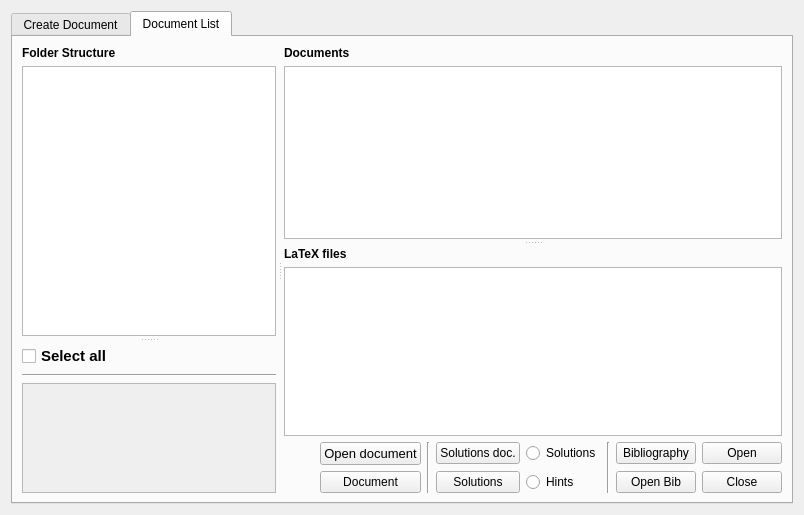
<?xml version="1.0" encoding="UTF-8"?>
<ui version="4.0">
 <class>NotesDocuments</class>
 <widget class="QDialog" name="NotesDocuments">
  <property name="geometry">
   <rect>
    <x>0</x>
    <y>0</y>
    <width>804</width>
    <height>515</height>
   </rect>
  </property>
  <property name="windowTitle">
   <string>Create and preview database documents</string>
  </property>
  <property name="windowIcon">
   <iconset>
    <normaloff>:/images/pdf.png</normaloff>:/images/pdf.png</iconset>
  </property>
  <layout class="QGridLayout" name="gridLayout_7">
   <item row="0" column="0">
    <widget class="QTabWidget" name="tabWidget">
     <property name="currentIndex">
      <number>1</number>
     </property>
     <widget class="QWidget" name="tab_2">
      <attribute name="title">
       <string>Create Document</string>
      </attribute>
      <layout class="QGridLayout" name="gridLayout_6">
       <item row="0" column="0">
        <layout class="QGridLayout" name="gridLayout_5">
         <item row="0" column="0">
          <layout class="QGridLayout" name="gridLayout_3">
           <property name="verticalSpacing">
            <number>2</number>
           </property>
           <item row="1" column="4" colspan="2">
            <widget class="QTableWidget" name="SubsubFolderTable"/>
           </item>
           <item row="3" column="5">
            <widget class="QPushButton" name="CreateSubsubButton">
             <property name="text">
              <string>Create</string>
             </property>
             <property name="icon">
              <iconset theme="folder-new">
               <normaloff>.</normaloff>.</iconset>
             </property>
            </widget>
           </item>
           <item row="3" column="2">
            <widget class="QPushButton" name="AddSubButton">
             <property name="text">
              <string>Add</string>
             </property>
             <property name="icon">
              <iconset theme="folder">
               <normaloff>.</normaloff>.</iconset>
             </property>
            </widget>
           </item>
           <item row="0" column="0" colspan="2">
            <widget class="QLabel" name="label_2">
             <property name="font">
              <font>
               <weight>75</weight>
               <bold>true</bold>
              </font>
             </property>
             <property name="text">
              <string>Basic folders</string>
             </property>
            </widget>
           </item>
           <item row="2" column="4" colspan="2">
            <widget class="QCheckBox" name="SubsubCheck">
             <property name="text">
              <string>Add 3rd level</string>
             </property>
            </widget>
           </item>
           <item row="4" column="2">
            <widget class="QPushButton" name="RemSubButton">
             <property name="text">
              <string>Remove</string>
             </property>
             <property name="icon">
              <iconset theme="remove">
               <normaloff>.</normaloff>.</iconset>
             </property>
            </widget>
           </item>
           <item row="4" column="3">
            <widget class="QPushButton" name="EditSubButton">
             <property name="text">
              <string>Edit</string>
             </property>
             <property name="icon">
              <iconset theme="document-edit">
               <normaloff>.</normaloff>.</iconset>
             </property>
            </widget>
           </item>
           <item row="3" column="0">
            <widget class="QPushButton" name="AddBasicButton">
             <property name="text">
              <string>Add</string>
             </property>
             <property name="icon">
              <iconset theme="folder">
               <normaloff>.</normaloff>.</iconset>
             </property>
            </widget>
           </item>
           <item row="4" column="0">
            <widget class="QPushButton" name="RemBasicButton">
             <property name="text">
              <string>Remove</string>
             </property>
             <property name="icon">
              <iconset theme="remove">
               <normaloff>.</normaloff>.</iconset>
             </property>
            </widget>
           </item>
           <item row="0" column="2" colspan="2">
            <widget class="QLabel" name="label_3">
             <property name="font">
              <font>
               <weight>75</weight>
               <bold>true</bold>
              </font>
             </property>
             <property name="text">
              <string>Subfolders</string>
             </property>
            </widget>
           </item>
           <item row="0" column="4" colspan="2">
            <widget class="QLabel" name="label_4">
             <property name="font">
              <font>
               <weight>75</weight>
               <bold>true</bold>
              </font>
             </property>
             <property name="text">
              <string>Subsubfolders</string>
             </property>
            </widget>
           </item>
           <item row="1" column="2" rowspan="2" colspan="2">
            <widget class="QTableWidget" name="SubFolderTable"/>
           </item>
           <item row="4" column="4">
            <widget class="QPushButton" name="RemSubsubButton">
             <property name="text">
              <string>Remove</string>
             </property>
             <property name="icon">
              <iconset theme="remove">
               <normaloff>.</normaloff>.</iconset>
             </property>
            </widget>
           </item>
           <item row="4" column="1">
            <widget class="QPushButton" name="EditBasicButton">
             <property name="text">
              <string>Edit</string>
             </property>
             <property name="icon">
              <iconset theme="document-edit">
               <normaloff>.</normaloff>.</iconset>
             </property>
            </widget>
           </item>
           <item row="1" column="0" rowspan="2" colspan="2">
            <widget class="QTableWidget" name="BasicFoldersTable"/>
           </item>
           <item row="3" column="4">
            <widget class="QPushButton" name="AddSubsubButton">
             <property name="text">
              <string>Add</string>
             </property>
             <property name="icon">
              <iconset theme="folder">
               <normaloff>.</normaloff>.</iconset>
             </property>
            </widget>
           </item>
           <item row="4" column="5">
            <widget class="QPushButton" name="EditSubsubButton">
             <property name="text">
              <string>Edit</string>
             </property>
             <property name="icon">
              <iconset theme="document-edit">
               <normaloff>.</normaloff>.</iconset>
             </property>
            </widget>
           </item>
           <item row="3" column="1">
            <widget class="QPushButton" name="CreateBasicButton">
             <property name="text">
              <string>Create</string>
             </property>
             <property name="icon">
              <iconset theme="folder-new">
               <normaloff>.</normaloff>.</iconset>
             </property>
            </widget>
           </item>
           <item row="3" column="3">
            <widget class="QPushButton" name="CreateSubButton">
             <property name="text">
              <string>Create</string>
             </property>
             <property name="icon">
              <iconset theme="folder-new">
               <normaloff>.</normaloff>.</iconset>
             </property>
            </widget>
           </item>
          </layout>
         </item>
         <item row="1" column="0">
          <layout class="QGridLayout" name="gridLayout_4">
           <property name="verticalSpacing">
            <number>5</number>
           </property>
           <item row="0" column="0" colspan="4">
            <widget class="Line" name="line_4">
             <property name="orientation">
              <enum>Qt::Horizontal</enum>
             </property>
            </widget>
           </item>
           <item row="4" column="0" rowspan="3">
            <widget class="QScrollArea" name="scrollArea">
             <property name="widgetResizable">
              <bool>true</bool>
             </property>
             <widget class="QWidget" name="scrollAreaWidgetContents">
              <property name="geometry">
               <rect>
                <x>0</x>
                <y>0</y>
                <width>239</width>
                <height>78</height>
               </rect>
              </property>
              <layout class="QVBoxLayout" name="verticalLayout">
               <item>
                <layout class="QGridLayout" name="gridLayout">
                 <property name="spacing">
                  <number>4</number>
                 </property>
                </layout>
               </item>
              </layout>
             </widget>
            </widget>
           </item>
           <item row="6" column="2">
            <widget class="QLineEdit" name="NameLine"/>
           </item>
           <item row="6" column="3">
            <widget class="QDialogButtonBox" name="OkbuttonBoxFolders">
             <property name="standardButtons">
              <set>QDialogButtonBox::Cancel|QDialogButtonBox::Help|QDialogButtonBox::Ok</set>
             </property>
            </widget>
           </item>
           <item row="5" column="2" colspan="2">
            <widget class="QLabel" name="Label2">
             <property name="font">
              <font>
               <weight>50</weight>
               <bold>false</bold>
              </font>
             </property>
             <property name="text">
              <string>Select file name (without file extention)</string>
             </property>
             <property name="alignment">
              <set>Qt::AlignLeading|Qt::AlignLeft|Qt::AlignTop</set>
             </property>
             <property name="wordWrap">
              <bool>true</bool>
             </property>
            </widget>
           </item>
           <item row="4" column="2" colspan="2">
            <widget class="QLineEdit" name="pathline"/>
           </item>
           <item row="1" column="0" colspan="4">
            <layout class="QHBoxLayout" name="horizontalLayout">
             <item>
              <widget class="QCheckBox" name="CreatePdfCheckbox">
               <property name="text">
                <string>Create Document</string>
               </property>
              </widget>
             </item>
             <item>
              <widget class="QCheckBox" name="InsertFilesCheckBox">
               <property name="text">
                <string>Insert files to the new document</string>
               </property>
              </widget>
             </item>
             <item>
              <spacer name="horizontalSpacer">
               <property name="orientation">
                <enum>Qt::Horizontal</enum>
               </property>
               <property name="sizeHint" stdset="0">
                <size>
                 <width>40</width>
                 <height>20</height>
                </size>
               </property>
              </spacer>
             </item>
            </layout>
           </item>
           <item row="2" column="0" colspan="4">
            <widget class="Line" name="line_3">
             <property name="orientation">
              <enum>Qt::Horizontal</enum>
             </property>
            </widget>
           </item>
           <item row="4" column="1" rowspan="3">
            <widget class="Line" name="line_5">
             <property name="orientation">
              <enum>Qt::Vertical</enum>
             </property>
            </widget>
           </item>
           <item row="3" column="2">
            <widget class="QLabel" name="FolderLabel">
             <property name="font">
              <font>
               <weight>75</weight>
               <bold>true</bold>
              </font>
             </property>
             <property name="text">
              <string>Destination folder</string>
             </property>
             <property name="alignment">
              <set>Qt::AlignLeading|Qt::AlignLeft|Qt::AlignTop</set>
             </property>
             <property name="wordWrap">
              <bool>true</bool>
             </property>
            </widget>
           </item>
           <item row="3" column="0">
            <widget class="QLabel" name="label_7">
             <property name="font">
              <font>
               <weight>75</weight>
               <bold>true</bold>
              </font>
             </property>
             <property name="text">
              <string>Document type</string>
             </property>
            </widget>
           </item>
          </layout>
         </item>
        </layout>
       </item>
      </layout>
     </widget>
     <widget class="QWidget" name="tab">
      <attribute name="title">
       <string>Document List</string>
      </attribute>
      <layout class="QGridLayout" name="gridLayout_17">
       <item row="0" column="0">
        <widget class="QSplitter" name="splitter_3">
         <property name="orientation">
          <enum>Qt::Horizontal</enum>
         </property>
         <property name="handleWidth">
          <number>8</number>
         </property>
         <widget class="QWidget" name="gridLayoutWidget">
          <layout class="QGridLayout" name="gridLayout_12">
           <item row="0" column="0">
            <widget class="QSplitter" name="splitter_2">
             <property name="orientation">
              <enum>Qt::Vertical</enum>
             </property>
             <property name="handleWidth">
              <number>8</number>
             </property>
             <widget class="QWidget" name="layoutWidget">
              <layout class="QGridLayout" name="gridLayout_11">
               <item row="1" column="0">
                <widget class="QListWidget" name="FolderStructure">
                 <property name="sizePolicy">
                  <sizepolicy hsizetype="Preferred" vsizetype="Expanding">
                   <horstretch>0</horstretch>
                   <verstretch>0</verstretch>
                  </sizepolicy>
                 </property>
                </widget>
               </item>
               <item row="0" column="0">
                <widget class="QLabel" name="label">
                 <property name="font">
                  <font>
                   <weight>75</weight>
                   <bold>true</bold>
                  </font>
                 </property>
                 <property name="text">
                  <string>Folder Structure</string>
                 </property>
                </widget>
               </item>
              </layout>
             </widget>
             <widget class="QWidget" name="layoutWidget">
              <layout class="QGridLayout" name="gridLayout_9">
               <item row="0" column="0">
                <widget class="QCheckBox" name="CheckEpiloghOlwn">
                 <property name="font">
                  <font>
                   <pointsize>11</pointsize>
                   <weight>75</weight>
                   <bold>true</bold>
                  </font>
                 </property>
                 <property name="text">
                  <string>Select all</string>
                 </property>
                </widget>
               </item>
               <item row="1" column="0">
                <widget class="Line" name="line_2">
                 <property name="orientation">
                  <enum>Qt::Horizontal</enum>
                 </property>
                </widget>
               </item>
               <item row="2" column="0">
                <widget class="QScrollArea" name="scrollArea_2">
                 <property name="sizePolicy">
                  <sizepolicy hsizetype="Preferred" vsizetype="Expanding">
                   <horstretch>0</horstretch>
                   <verstretch>0</verstretch>
                  </sizepolicy>
                 </property>
                 <property name="widgetResizable">
                  <bool>true</bool>
                 </property>
                 <property name="alignment">
                  <set>Qt::AlignLeading|Qt::AlignLeft|Qt::AlignVCenter</set>
                 </property>
                 <widget class="QWidget" name="scrollAreaWidgetContents_2">
                  <property name="geometry">
                   <rect>
                    <x>0</x>
                    <y>0</y>
                    <width>223</width>
                    <height>104</height>
                   </rect>
                  </property>
                  <layout class="QVBoxLayout" name="verticalLayout_2">
                   <item>
                    <layout class="QGridLayout" name="gridLayout_2">
                     <property name="verticalSpacing">
                      <number>4</number>
                     </property>
                    </layout>
                   </item>
                  </layout>
                 </widget>
                </widget>
               </item>
              </layout>
             </widget>
            </widget>
           </item>
          </layout>
         </widget>
         <widget class="QWidget" name="gridLayoutWidget_2">
          <layout class="QGridLayout" name="gridLayout_15">
           <item row="0" column="0">
            <widget class="QSplitter" name="splitter">
             <property name="orientation">
              <enum>Qt::Vertical</enum>
             </property>
             <property name="handleWidth">
              <number>8</number>
             </property>
             <widget class="QWidget" name="layoutWidget">
              <layout class="QGridLayout" name="gridLayout_8">
               <item row="0" column="0">
                <widget class="QLabel" name="label_6">
                 <property name="font">
                  <font>
                   <weight>75</weight>
                   <bold>true</bold>
                  </font>
                 </property>
                 <property name="text">
                  <string>Documents</string>
                 </property>
                </widget>
               </item>
               <item row="1" column="0">
                <widget class="QTableWidget" name="DocumentTable"/>
               </item>
              </layout>
             </widget>
             <widget class="QWidget" name="layoutWidget">
              <layout class="QGridLayout" name="gridLayout_10">
               <item row="2" column="0">
                <layout class="QGridLayout" name="gridLayout_16">
                 <item row="1" column="10">
                  <widget class="QDialogButtonBox" name="OkButtonBox">
                   <property name="sizePolicy">
                    <sizepolicy hsizetype="Fixed" vsizetype="Ignored">
                     <horstretch>0</horstretch>
                     <verstretch>0</verstretch>
                    </sizepolicy>
                   </property>
                   <property name="sizeIncrement">
                    <size>
                     <width>0</width>
                     <height>0</height>
                    </size>
                   </property>
                   <property name="baseSize">
                    <size>
                     <width>0</width>
                     <height>0</height>
                    </size>
                   </property>
                   <property name="layoutDirection">
                    <enum>Qt::LeftToRight</enum>
                   </property>
                   <property name="orientation">
                    <enum>Qt::Horizontal</enum>
                   </property>
                   <property name="standardButtons">
                    <set>QDialogButtonBox::Close</set>
                   </property>
                  </widget>
                 </item>
                 <item row="0" column="10">
                  <widget class="QPushButton" name="OpenFolderButton">
                   <property name="sizePolicy">
                    <sizepolicy hsizetype="Preferred" vsizetype="Fixed">
                     <horstretch>0</horstretch>
                     <verstretch>0</verstretch>
                    </sizepolicy>
                   </property>
                   <property name="text">
                    <string>Open</string>
                   </property>
                   <property name="icon">
                    <iconset theme="folder-open">
                     <normaloff>.</normaloff>.</iconset>
                   </property>
                   <property name="iconSize">
                    <size>
                     <width>21</width>
                     <height>21</height>
                    </size>
                   </property>
                  </widget>
                 </item>
                 <item row="0" column="4">
                  <widget class="QPushButton" name="OpenTexButton">
                   <property name="sizePolicy">
                    <sizepolicy hsizetype="Preferred" vsizetype="Fixed">
                     <horstretch>0</horstretch>
                     <verstretch>0</verstretch>
                    </sizepolicy>
                   </property>
                   <property name="font">
                    <font>
                     <pointsize>10</pointsize>
                     <weight>50</weight>
                     <bold>false</bold>
                    </font>
                   </property>
                   <property name="text">
                    <string>Open document</string>
                   </property>
                   <property name="icon">
                    <iconset>
                     <normaloff>:/images-ng/tex.png</normaloff>:/images-ng/tex.png</iconset>
                   </property>
                  </widget>
                 </item>
                 <item row="0" column="0" rowspan="2">
                  <spacer name="horizontalSpacer_2">
                   <property name="orientation">
                    <enum>Qt::Horizontal</enum>
                   </property>
                   <property name="sizeHint" stdset="0">
                    <size>
                     <width>40</width>
                     <height>20</height>
                    </size>
                   </property>
                  </spacer>
                 </item>
                 <item row="1" column="6">
                  <widget class="QPushButton" name="SolutionPdfButton">
                   <property name="sizePolicy">
                    <sizepolicy hsizetype="Preferred" vsizetype="Fixed">
                     <horstretch>0</horstretch>
                     <verstretch>0</verstretch>
                    </sizepolicy>
                   </property>
                   <property name="text">
                    <string>Solutions</string>
                   </property>
                   <property name="icon">
                    <iconset resource="../../images.qrc">
                     <normaloff>:/images-ng/pdf.svg</normaloff>:/images-ng/pdf.svg</iconset>
                   </property>
                  </widget>
                 </item>
                 <item row="0" column="5" rowspan="2">
                  <widget class="Line" name="line">
                   <property name="orientation">
                    <enum>Qt::Vertical</enum>
                   </property>
                  </widget>
                 </item>
                 <item row="1" column="4">
                  <widget class="QPushButton" name="OpenPdfButton">
                   <property name="sizePolicy">
                    <sizepolicy hsizetype="Preferred" vsizetype="Fixed">
                     <horstretch>0</horstretch>
                     <verstretch>0</verstretch>
                    </sizepolicy>
                   </property>
                   <property name="text">
                    <string>Document</string>
                   </property>
                   <property name="icon">
                    <iconset resource="../../images.qrc">
                     <normaloff>:/images-ng/pdf.svg</normaloff>:/images-ng/pdf.svg</iconset>
                   </property>
                  </widget>
                 </item>
                 <item row="1" column="7">
                  <widget class="QRadioButton" name="HintRadioButton">
                   <property name="text">
                    <string>Hints</string>
                   </property>
                  </widget>
                 </item>
                 <item row="0" column="8" rowspan="2">
                  <widget class="Line" name="line_6">
                   <property name="orientation">
                    <enum>Qt::Vertical</enum>
                   </property>
                  </widget>
                 </item>
                 <item row="0" column="7">
                  <widget class="QRadioButton" name="SolutionRadioButton">
                   <property name="text">
                    <string>Solutions</string>
                   </property>
                  </widget>
                 </item>
                 <item row="0" column="6">
                  <widget class="QPushButton" name="SolutionTexButton">
                   <property name="sizePolicy">
                    <sizepolicy hsizetype="Preferred" vsizetype="Fixed">
                     <horstretch>0</horstretch>
                     <verstretch>0</verstretch>
                    </sizepolicy>
                   </property>
                   <property name="text">
                    <string>Solutions doc.</string>
                   </property>
                  </widget>
                 </item>
                 <item row="0" column="9">
                  <widget class="QPushButton" name="pushButton">
                   <property name="text">
                    <string>Bibliography</string>
                   </property>
                  </widget>
                 </item>
                 <item row="1" column="9">
                  <widget class="QPushButton" name="pushButton_2">
                   <property name="text">
                    <string>Open Bib</string>
                   </property>
                  </widget>
                 </item>
                </layout>
               </item>
               <item row="1" column="0">
                <widget class="QTableView" name="TexFileTable"/>
               </item>
               <item row="0" column="0">
                <widget class="QLabel" name="label_8">
                 <property name="font">
                  <font>
                   <weight>75</weight>
                   <bold>true</bold>
                  </font>
                 </property>
                 <property name="text">
                  <string>LaTeX files</string>
                 </property>
                </widget>
               </item>
              </layout>
             </widget>
            </widget>
           </item>
          </layout>
         </widget>
        </widget>
       </item>
      </layout>
     </widget>
    </widget>
   </item>
  </layout>
 </widget>
 <resources>
  <include location="../../images.qrc"/>
 </resources>
 <connections>
  <connection>
   <sender>OkButtonBox</sender>
   <signal>rejected()</signal>
   <receiver>NotesDocuments</receiver>
   <slot>reject()</slot>
   <hints>
    <hint type="sourcelabel">
     <x>316</x>
     <y>260</y>
    </hint>
    <hint type="destinationlabel">
     <x>286</x>
     <y>274</y>
    </hint>
   </hints>
  </connection>
  <connection>
   <sender>OkButtonBox</sender>
   <signal>accepted()</signal>
   <receiver>NotesDocuments</receiver>
   <slot>accept()</slot>
   <hints>
    <hint type="sourcelabel">
     <x>248</x>
     <y>254</y>
    </hint>
    <hint type="destinationlabel">
     <x>157</x>
     <y>274</y>
    </hint>
   </hints>
  </connection>
 </connections>
</ui>
